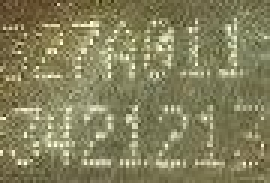
#> input picture assets/Apto_2023-04-22_05-00-33_2023-04-28_05-42-24/imgs/cropped_422_e3e3c320-cddc-41c9-9c67-896ca534072f.jpg, 90 x 61 px (shown 3 times larger)
$ python -i preprocessar_imagens.py   (imports and definitions only)
#> lines starting #> are read from the running program, lines starting #| are printed output that depends on the picture
"""Prepara três cópias do dataset mantendo o formato de pastas/JSON do projeto."""
import argparse
import csv
import hashlib
import json
import io
import math
from pathlib import Path
from PIL import Image, ImageOps
from limpar_dataset import referencia_invalida, normalizar, ler_referencias

RAIZ = Path(__file__).resolve().parent
PASTA_ORIGINAL = RAIZ / "assets"  # Organização mostrada nas capturas de tela
PASTA_SAIDA = RAIZ / "dataset_v3"
TRATAMENTOS = ("sem_tratamento", "nativo", "clahe", "ampliado")


# [95 lines left out: functions aplicar_ampliacao, aplicar_revisao, revisar_recorte, separar_grupos, recortar_original, not called in this run]


def aplicar_clahe(imagem):
    """Contraste local na luminosidade, com parâmetros iguais para todas as imagens."""
    import cv2
    import numpy as np
    lab = cv2.cvtColor(np.asarray(imagem), cv2.COLOR_RGB2LAB)
#> lab: shape (61, 90, 3); mean of channels 0, 1, 2 135.2, 123.4, 148.3
    lab[:, :, 0] = cv2.createCLAHE(clipLimit=2.0, tileGridSize=(8, 8)).apply(lab[:, :, 0])
#> lab: shape (61, 90, 3); mean of channels 0, 1, 2 132.4, 123.4, 148.3
    return Image.fromarray(cv2.cvtColor(lab, cv2.COLOR_LAB2RGB))
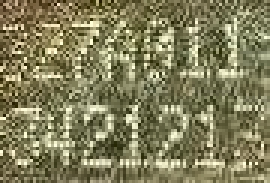
#> returned value: PIL image 90x61 RGB (shown 3 times larger); mean R, G, B 130.2, 126.7, 90.7


# [74 lines left out: function preparar_imagens, not called in this run]


# [7 lines not run here, left out]

>>> import cv2
>>> picture = cv2.cvtColor(cv2.imread('assets/Apto_2023-04-22_05-00-33_2023-04-28_05-42-24/imgs/cropped_422_e3e3c320-cddc-41c9-9c67-896ca534072f.jpg'), cv2.COLOR_BGR2RGB)
>>> result = aplicar_clahe(picture)
